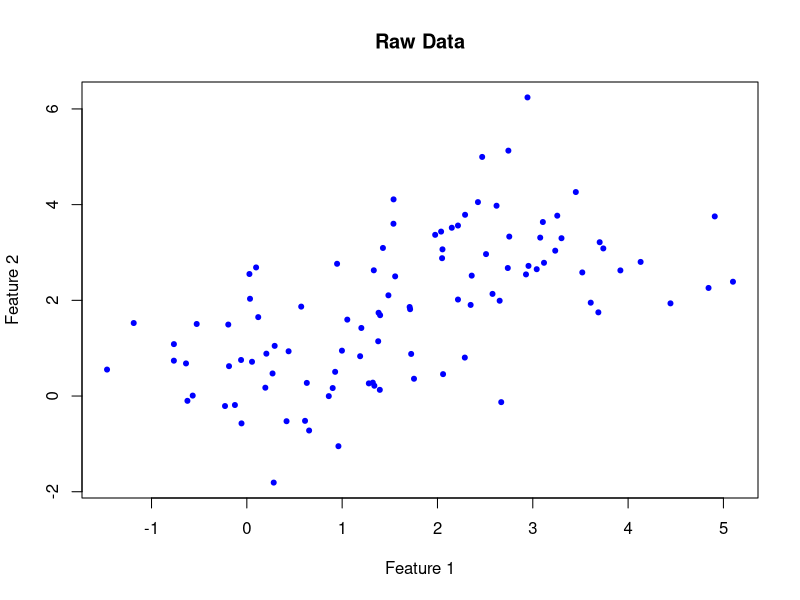
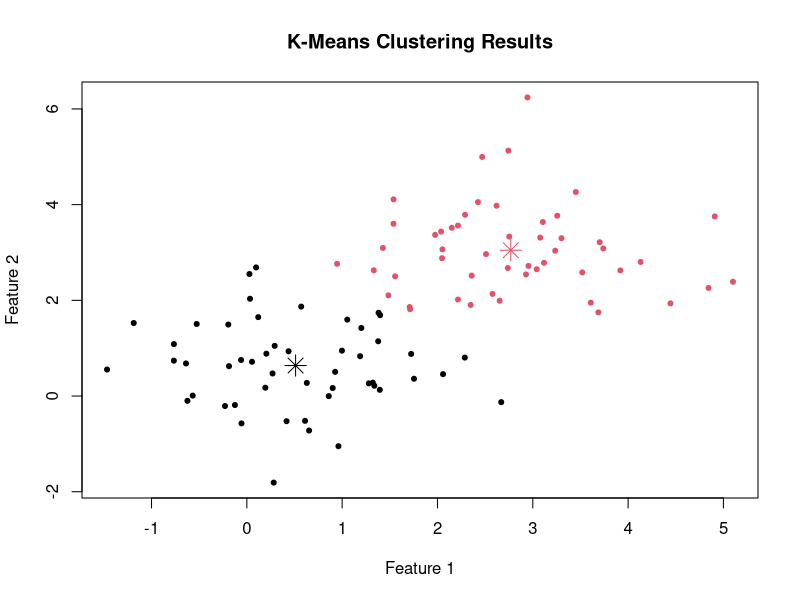
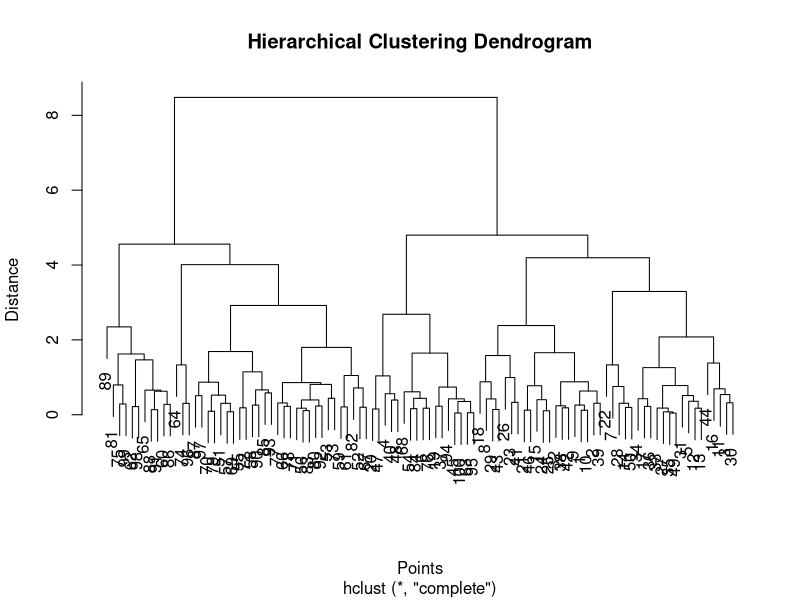
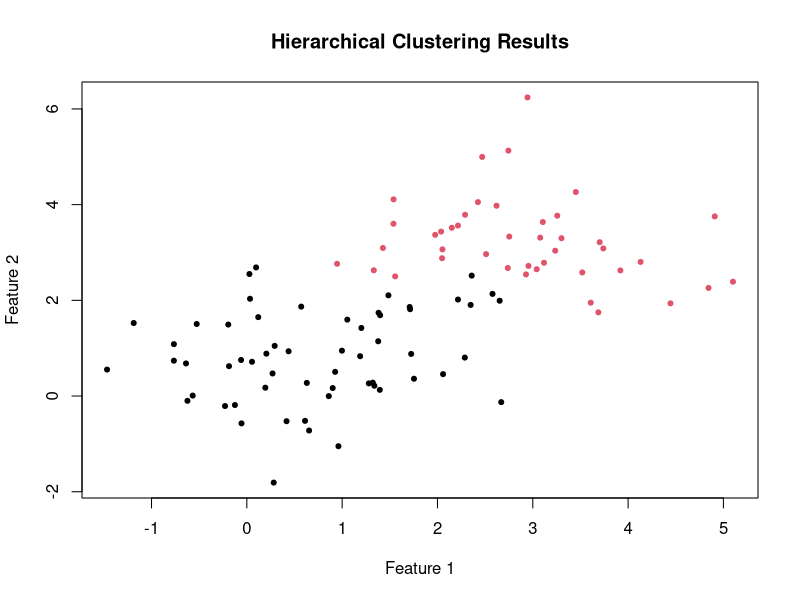
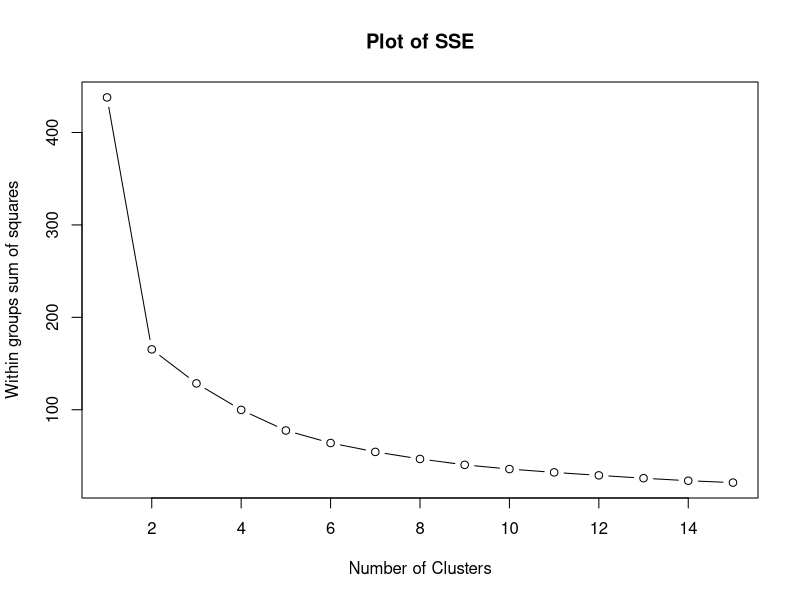
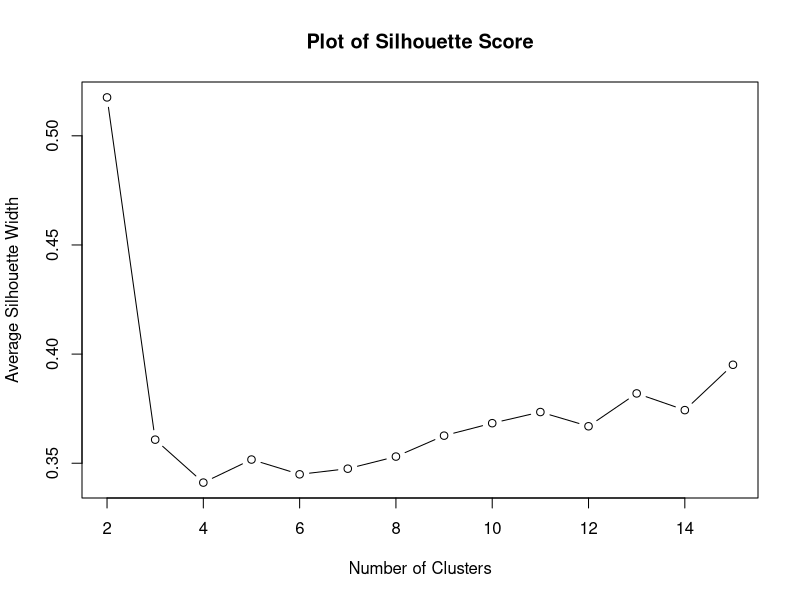
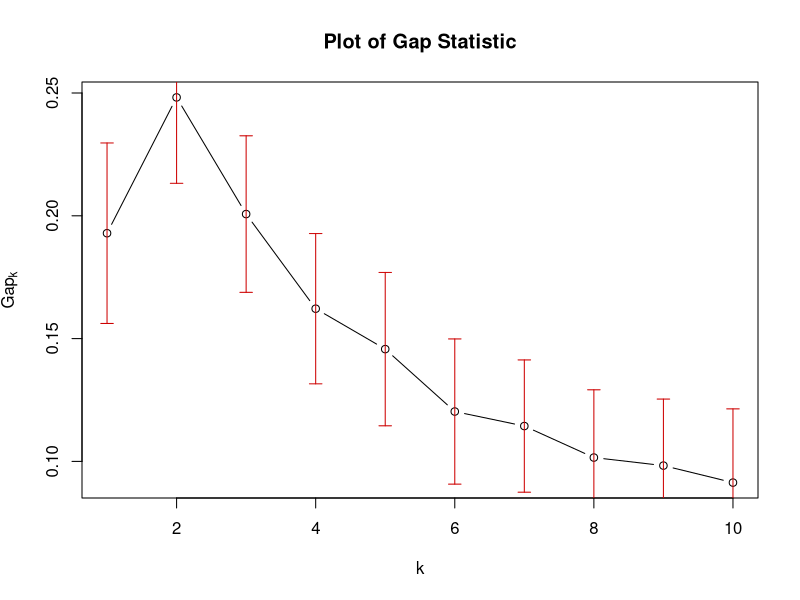

Generate these figures, in order, with R:
# ----- B1705 Week 10 | Un-supervised ML: Clustering Techniques | 20.03.2024 -----
# ----- Pre-Lecture Work -----
# ----- 1. K-Means Clustering -----
##### 1.1 Generating Data and Clearing Environment -----
# code to generate dataset
rm(list=ls())

# Set seed for reproducibility
set.seed(123)

# Generate sample data
data <- rbind(
  matrix(rnorm(100, mean = 0.5), ncol = 2),
  matrix(rnorm(100, mean = 3), ncol = 2)
)

# Plot data
plot(data, col = "blue", main = "Raw Data", xlab = "Feature 1", ylab = "Feature 2", pch = 20)


##### 1.2. Applying K-Means Clustering -----
# Apply k-means with k = 2
set.seed(123)  # Setting seed for reproducibility
kmeans_result <- kmeans(data, centers = 2)

# Plot the results
plot(data, col = kmeans_result$cluster, main = "K-Means Clustering Results", xlab = "Feature 1", ylab = "Feature 2", pch = 20)
points(kmeans_result$centers, col = 1:2, pch = 8, cex = 2)

# ----- 2. Hierarchical Clustering -----
##### 2.1. Creating Example Hierarchical Dendrogram -----
# Compute the distance matrix
dist_matrix <- dist(data)

# Perform hierarchical clustering using complete linkage
hc_result <- hclust(dist_matrix, method = "complete")

# Plot the dendrogram
plot(hc_result, main = "Hierarchical Clustering Dendrogram", xlab = "Points", ylab = "Distance")

##### 2.2. Cutting Tree -----
# Cut the tree into 2 clusters
clusters <- cutree(hc_result, k = 2)

# Plot the original data colored by clusters
plot(data, col = clusters, main = "Hierarchical Clustering Results", xlab = "Feature 1", ylab = "Feature 2", pch = 20)

##### 2.3. Identifying the 'Best' no. of Clusters -----
library(cluster)
set.seed(123)

wss <- (nrow(data) - 1) * sum(apply(data, 2, var))
for (i in 2:15) {
  wss[i] <- sum(kmeans(data, centers = i, nstart = 20)$withinss)
}

plot(1:15, wss, type = "b", main = "Plot of SSE", xlab = "Number of Clusters", ylab = "Within groups sum of squares")

##### 2.4. Silhouette Score -----
library(cluster)
sil_width <- numeric(15)
for (k in 2:15) {
  km.res <- kmeans(data, centers = k, nstart = 25)
  ss <- silhouette(km.res$cluster, dist(data))
  sil_width[k] <- mean(ss[, 3])
}
plot(2:15, sil_width[2:15], type = 'b', main = "Plot of Silhouette Score", xlab = "Number of Clusters", ylab = "Average Silhouette Width")

##### 2.5. Gap Statistic -----
set.seed(123)
gap_stat <- clusGap(data, FUN = kmeans, nstart = 25, K.max = 10, B = 50)
plot(gap_stat, main = "Plot of Gap Statistic")









